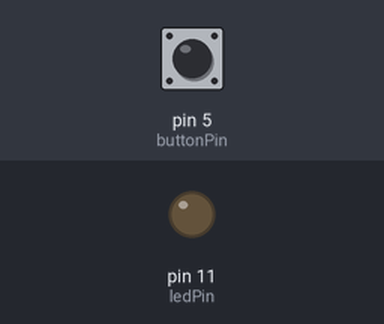
This sketch was run on a simulated Arduino Uno, built with avr-gcc and run on an emulated ATmega328P. Parts: output pins drawn as LEDs (lit = HIGH). The test bench sets the inputs (shaded band); at power-on: pin 5 (buttonPin) LOW.

Above: at 1.2 s.
1.3 s: pin 5 (buttonPin) pulled HIGH for 0.15 s
At 1.37 s:
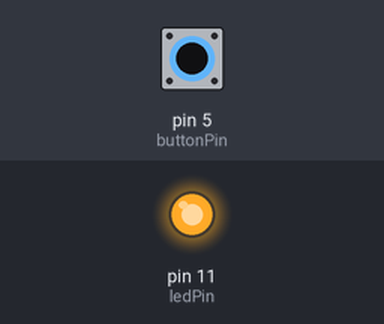
2.9 s: pin 5 (buttonPin) pulled HIGH for 3.2 s
At 6.8 s:
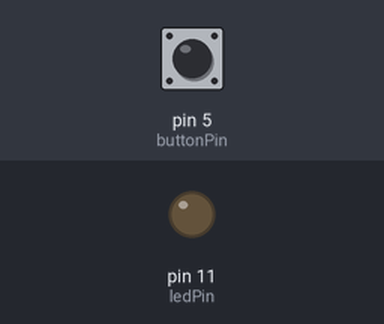
Timing chart, 0 to 8.3 s (numbered marks = the images above; inputs shaded):
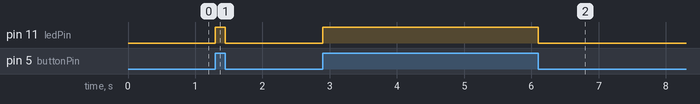

Measured:
- after the input at 1.3 s, pin 11 (ledPin): LOW → HIGH at once, → LOW 0.15 s later
- after the input at 2.9 s, pin 11 (ledPin): LOW → HIGH at once, → LOW 3.2 s later

The sketch:

taster-led.ino
```cpp
/*
   Script to control a led via button ...
   v1.0.0
   @author Michael
*/

// 1. Declaration of variables
int ledPin = 11; // numbers
int buttonPin = 5;
boolean buttonState; // true/false values


// 2. Setup while board starts
void setup() {

  pinMode(ledPin, OUTPUT);
  pinMode(buttonPin, INPUT);

    buttonState = digitalRead(buttonPin);

}

// 3. Code runs while board has current
//    16 000 times per second!
void loop() {

  buttonState = digitalRead(buttonPin);

  // Condition!
  if (buttonState == HIGH) {
    digitalWrite(ledPin, HIGH);
  } else {
    digitalWrite(ledPin, LOW);
  }

}
```
